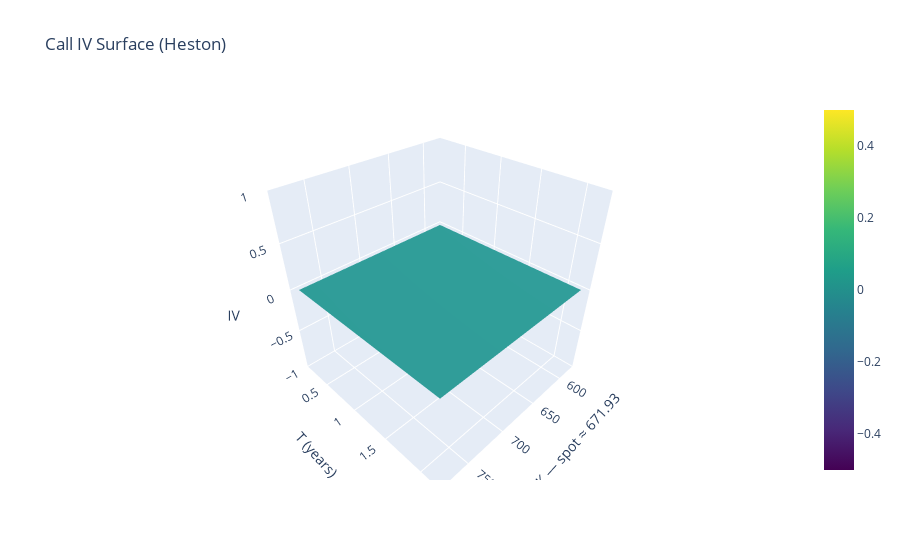
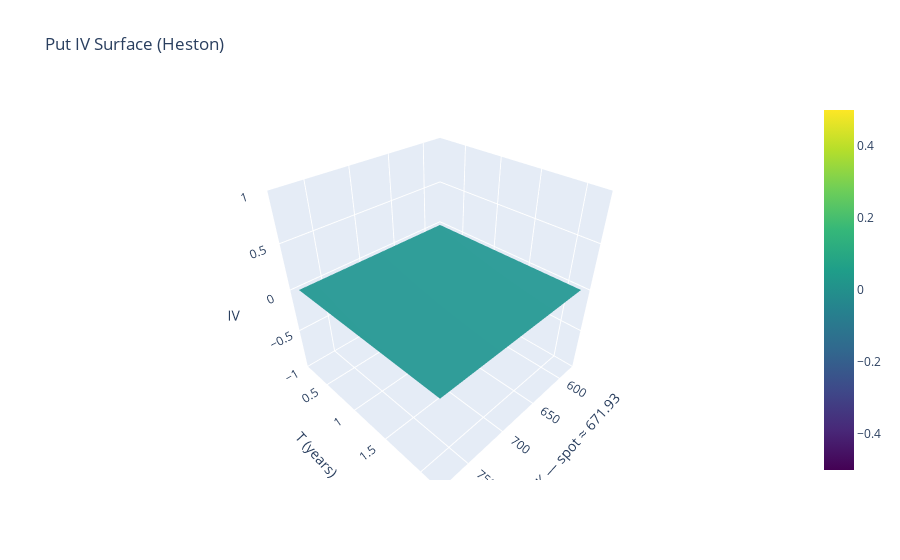

The notebook cell these images were saved under, in order:
### Code cell
symbol = 'SPY' strike_window = 100.0 risk_free_rate = 0.02 heston_params = {'kappa': 2.0, 'theta': 0.04, 'sigma': 0.5, 'rho': -0.7, 'v0': 0.04}  calls_df = download_options(symbol, 'call') puts_df = download_options(symbol, 'put') calls_heston = add_heston_iv(calls_df, 'call', heston_params, risk_free_rate) puts_heston = add_heston_iv(puts_df, 'put', heston_params, risk_free_rate) calls_data, calls_surface, spot = prepare_surface(calls_heston, strike_window) puts_data, puts_surface, _ = prepare_surface(puts_heston, strike_window) fig_calls = plot_surface(calls_surface, spot, 'Call IV Surface (Heston)') fig_puts = plot_surface(puts_surface, spot, 'Put IV Surface (Heston)') fig_calls.show() fig_puts.show()

### Figure 1 — Plotly figure (JSON) as saved in the notebook; plotly's stock layout.template omitted (floating-point values rounded to 4 significant figures; data arrays with more than 128 entries replaced by an {"elided": "..."} marker saying what was removed)
{"data": [{"colorscale": [[0, "#440154"], [0.1111, "#482878"], [0.2222, "#3e4989"], [0.3333, "#31688e"], [0.4444, "#26828e"], [0.5556, "#1f9e89"], [0.6667, "#35b779"], [0.7778, "#6ece58"], [0.8889, "#b5de2b"], [1, "#fde725"]], "showscale": true, "type": "surface", "x": {"elided": "12x73 float values"}, "y": {"elided": "12x73 float values"}, "z": {"elided": "12x73 float values"}}], "layout": {"scene": {"xaxis": {"title": {"text": "Strike K — spot ≈ 671.93"}}, "yaxis": {"title": {"text": "T (years)"}}, "zaxis": {"range": [0, 0], "title": {"text": "IV"}}}, "title": {"text": "Call IV Surface (Heston)"}}}

### Figure 2 — Plotly figure (JSON) as saved in the notebook; plotly's stock layout.template omitted (floating-point values rounded to 4 significant figures; data arrays with more than 128 entries replaced by an {"elided": "..."} marker saying what was removed)
{"data": [{"colorscale": [[0, "#440154"], [0.1111, "#482878"], [0.2222, "#3e4989"], [0.3333, "#31688e"], [0.4444, "#26828e"], [0.5556, "#1f9e89"], [0.6667, "#35b779"], [0.7778, "#6ece58"], [0.8889, "#b5de2b"], [1, "#fde725"]], "showscale": true, "type": "surface", "x": {"elided": "12x75 float values"}, "y": {"elided": "12x75 float values"}, "z": {"elided": "12x75 float values"}}], "layout": {"scene": {"xaxis": {"title": {"text": "Strike K — spot ≈ 671.93"}}, "yaxis": {"title": {"text": "T (years)"}}, "zaxis": {"range": [0, 0], "title": {"text": "IV"}}}, "title": {"text": "Put IV Surface (Heston)"}}}
